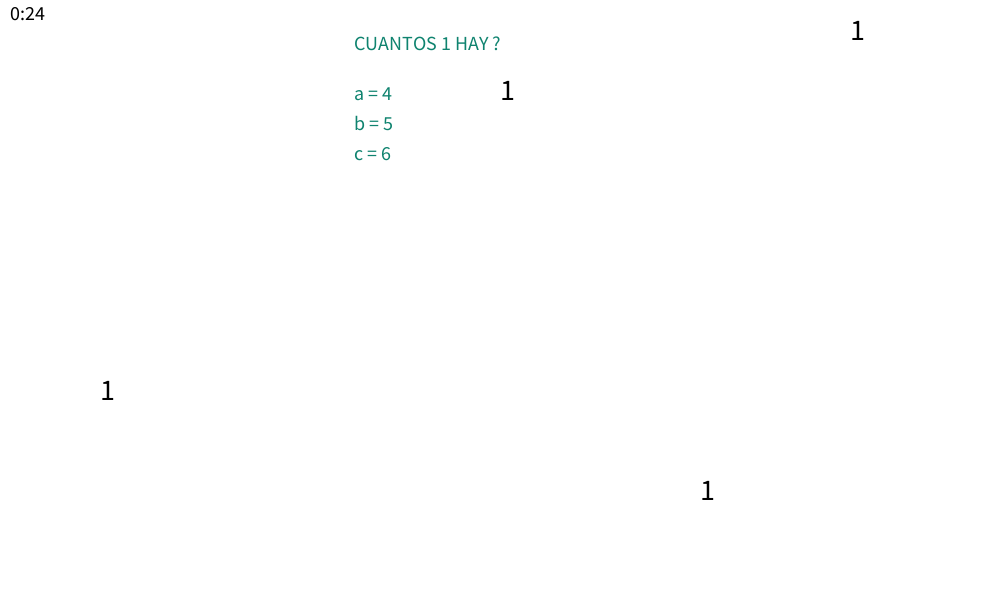
Frame 1 (no input)
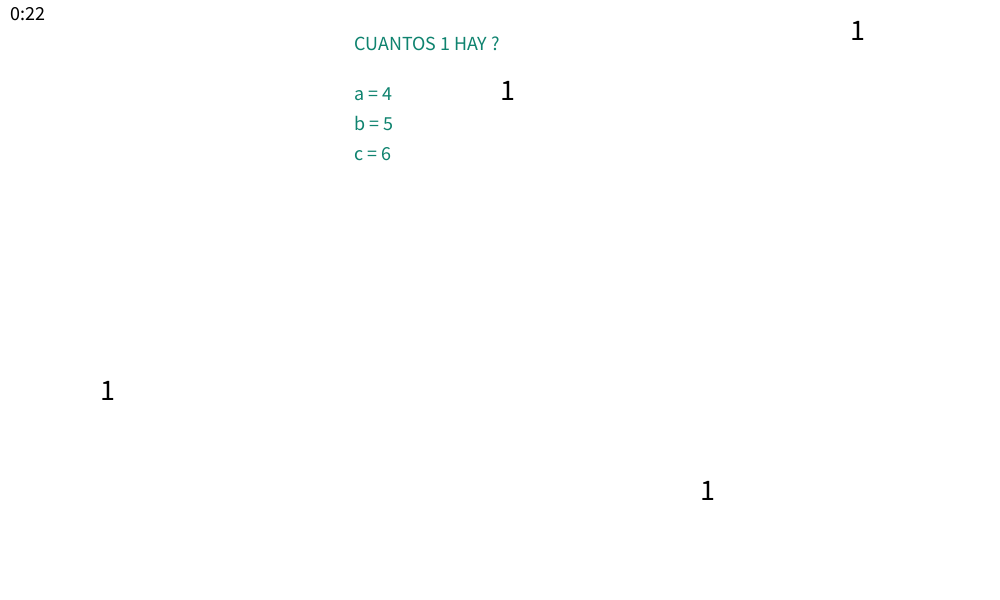
Frame 60 (the mouse pressed at the canvas centre just before this capture)
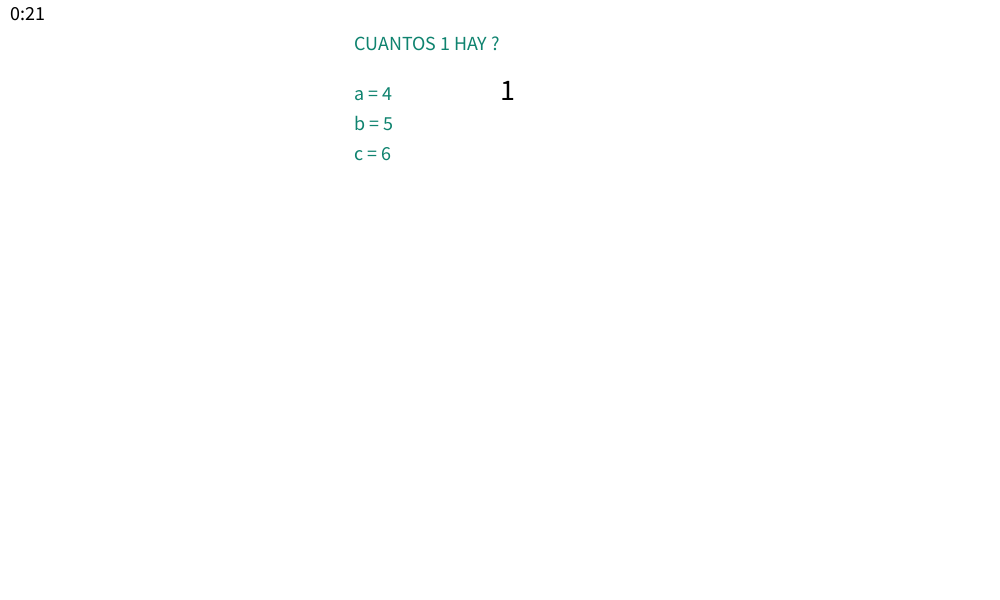
Frame 120 (the mouse held since frame 60 and released just before this capture)

The Processing sketch that drew these frames (run headless with seeded random() and noise(); from frame 60 on, the mouse is pressed at the canvas centre):

// Processing sketch: processing_126007
// ── processing_126007.pde

int posX = 100; 
int posY = 200; 
int posZ = 550; 
int posA = 500; 
int posR = 580; 
int posS = 900; 
int posO = 20; 
int posP = 700; 
boolean fi = false;
String missatge = ""; 
String missatg = ""; 
String missat = ""; 
String miss = "";

Temps cronometre;
void setup(){
  size(1000,600);
  cronometre = new Temps();
}

void draw(){
  background(255); 
   fill(15, 131, 111);
   textSize(20);
   text(" CUANTOS 1 HAY ? ", 350, 50, 500);  
   fill(15, 131, 111);
   textSize(20);
   text(" a = 4 ", 350, 100, 500);  
   fill(15, 131, 111);
   textSize(20);
   text(" b = 5 ", 350, 130, 500);  
   fill(15, 131, 111);
   textSize(20);
   text(" c = 6 ", 350, 160, 500);   
   cronometre.dibuixaComptaEnrere(); 
  
  if (mouseX < 100 && mouseY < 200){ 
    textSize(30);
    text("1",100 ,400);
  } 
   if (mouseX > 500 && mouseY < 550){ 
    textSize(30);
    text("1",400 ,400);
  } 
  if (mouseX < 580 && mouseY < 900){ 
    textSize(30);
    text("1", 500 ,100);  
  }  
   if (mouseX < 100 && mouseY < 200){ 
    textSize(30);
    text("1", 700 ,500);  
  } 
  if (mouseX < 700 && mouseY < 20){ 
    textSize(30);
    text("1", 850 ,40);  
  } 
  textSize(60);
  text(missatge,350 ,300);
  textSize(80);
  text(missatg,300 ,300); 
  textSize(60);
  text(missat,350 ,300); 
  textSize(60);
  text(miss,350 ,300);
  
 if (fi == false){
  if (cronometre.fiEnrera()){ 
    missatge = "GAME OVER";  
     fi = true;
  } 
}
  println("Hora:"+hour()+":"+minute()+":"+second()+ " Millis:" + millis() + "principi:"+cronometre.principi);
}

void mousePressed(){
  cronometre.reinicia();

} 
void keyPressed(){
  if (fi == false){ 
   if (key == 'a'){
      missatge = "GAME OVER";  
      fi = true;
    } 
    if (key == 'b'){
      missatge = "YOU WIN !!!!";  
      fi = true;
    } 
    if (key == 'c'){
      missatge = "GAME OVER";  
      fi = true;
    }  
  }
}

class Temps{
  int principi;
  int enrera;
  Temps(){
    principi = millis();
    enrera = 25000 + principi;
  }
  
  
  int minutsEnrera(){
      int resultat = (int)((enrera-millis())/ 25000); 
      if (resultat < 0){
        resultat = 0;
      }
      return resultat;
  }
  
  int segonsEnrera(){
    int resultat = (int)((enrera-millis())/ 1000)%60;
    if (resultat < 0){
        resultat = 0;
      }
      return resultat; 
   }
  
  boolean fiEnrera(){
    return minutsEnrera() == 0 && segonsEnrera() == 0;
  }

  void dibuixaComptaEnrere(){
    fill(0);
    text(minutsEnrera()+":"+segonsEnrera(), 10, 20);
  } 
  
  void reinicia(){
    principi = millis();
  }

  
}
